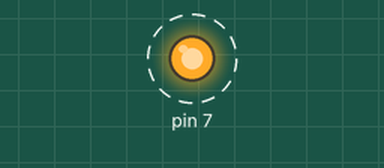
A program run on a simulated Raspberry Pi (header pin numbers). On the bench: output pins drawn as LEDs (lit = HIGH). Dashed ring = blinking.

Above: at 0.5 s.
Timing chart, 0 to 4.6 s (numbered marks = the images above):
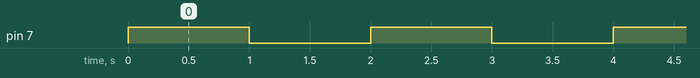

The program:

blink_led.py
```python
import RPi.GPIO as GPIO
from time import sleep

GPIO.setmode(GPIO.BOARD)
GPIO.setup(7, GPIO.OUT)

while(1):
    GPIO.output(7,True)
    sleep(1)
    GPIO.output(7,False)
    sleep(1)
```

Measured:
- by itself, pin 7: alternates HIGH for 1.0 s and LOW for 1.0 s
